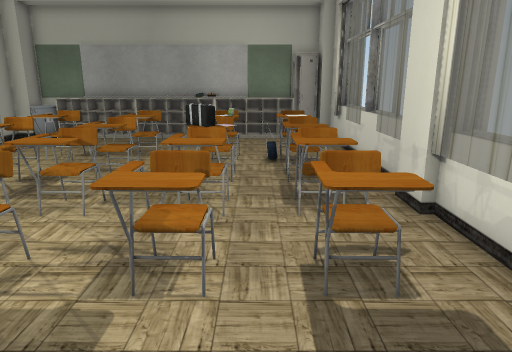
view 1 (above)

16 first-person views from a walk through a 3-D level made in the Unity game engine. The camera is 1.4 m above the floor, tilts 14° down and sees 70° across. The floor is counted in squares, 0.5 m on a side. Each view is taken from the middle of a square. On the plan, view 1 faces up. The plan holds only what a view shows up to about 20 squares ahead; the rest is blank. Door leaves are left out, so doorways stand open.

view 2
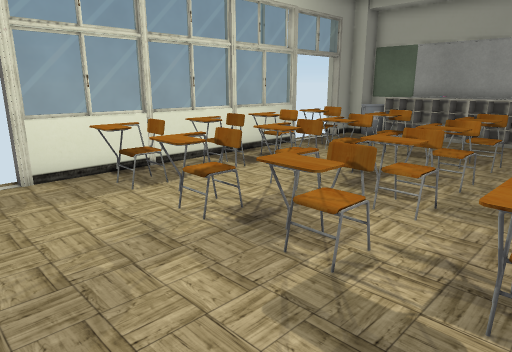

view 3
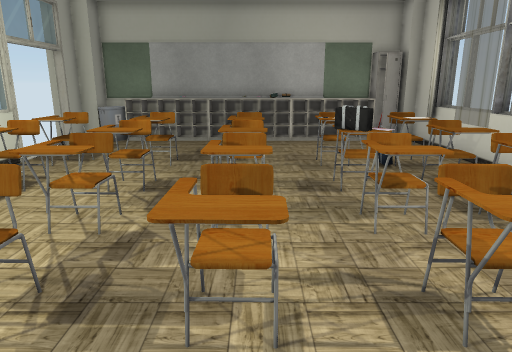

view 4
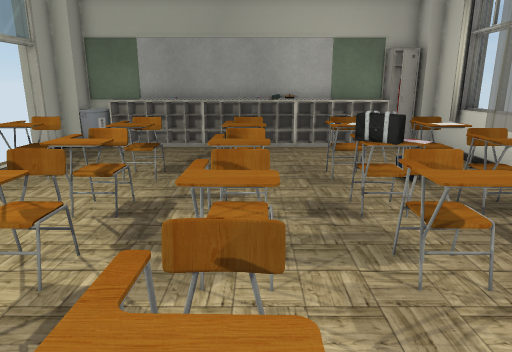

view 5
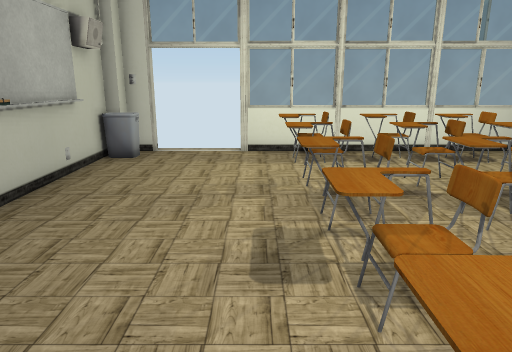

view 6
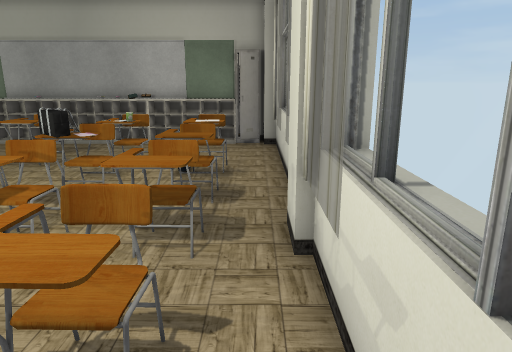

view 7
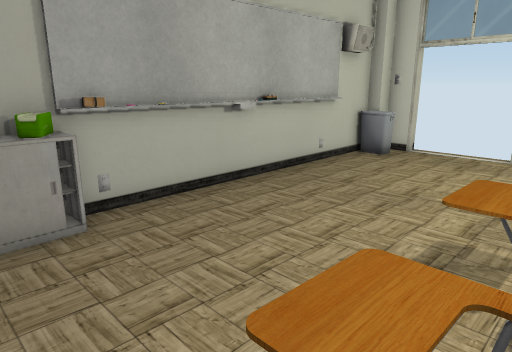

view 8
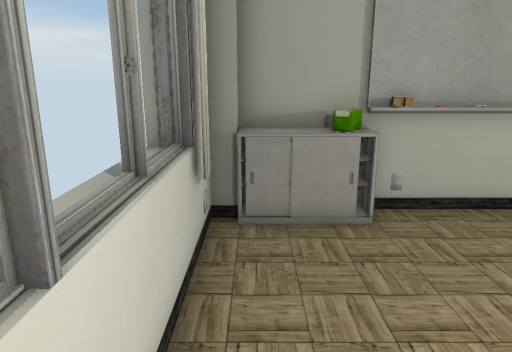

view 9
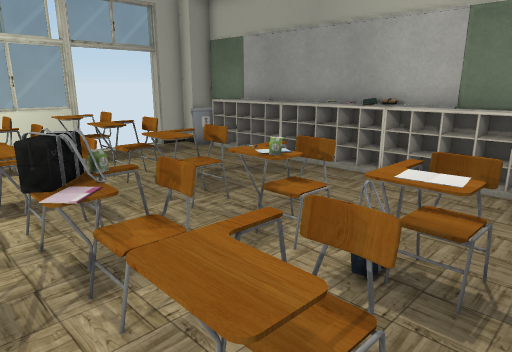

view 10
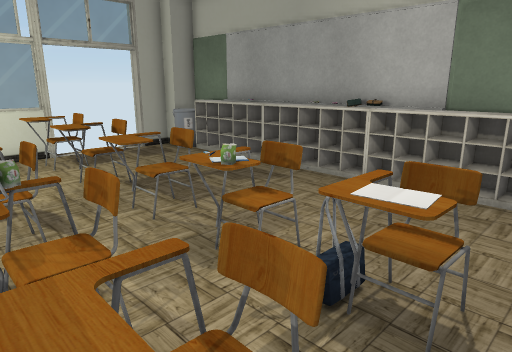

view 11
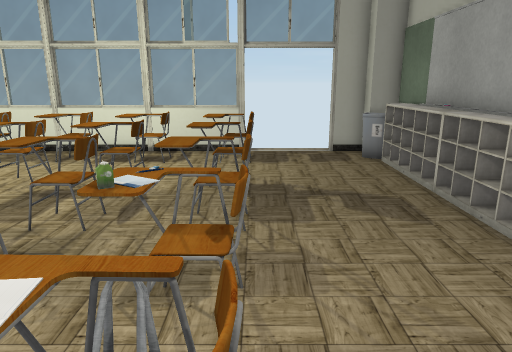

view 12
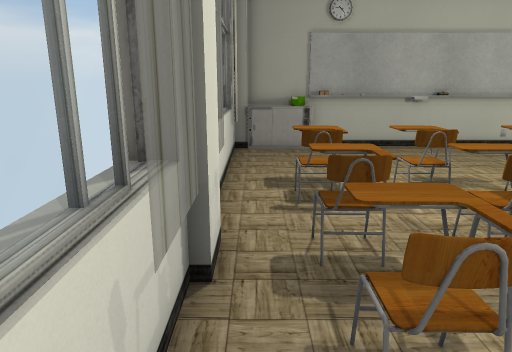

view 13
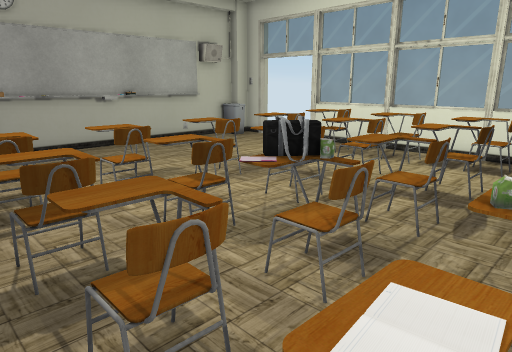

view 14
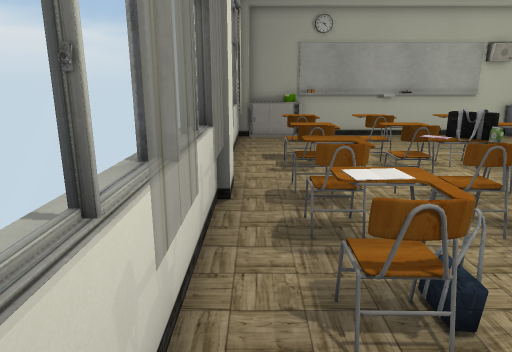

view 15
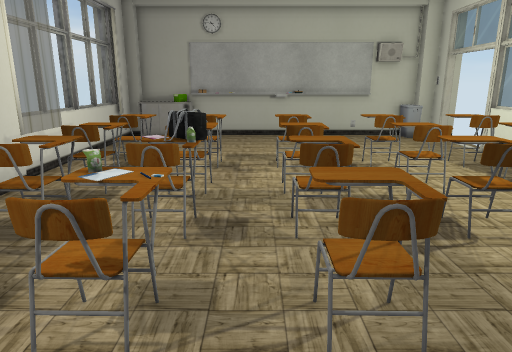

view 16
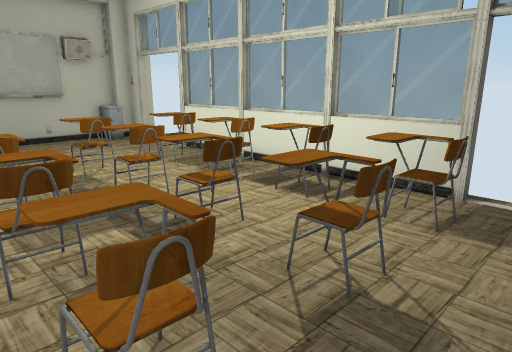

### Floor plan
Points are (right, up) in squares from view 1. A wall is a line through its corners. A room is listed if a view was taken in it or the views show most of it. See-through windows are left out.
Room 1 (views 1, 2, 3, 4, 5, 6, 7, 8, 9, 10, 11, 12, 13, 14, 15, 16)
walls: (4, 9.1) (4, 9.5) (4.6, 9.5); (4, 11.4) (4, 19.6); (4.2, 6.4) (4.2, 7.4); (4.5, 7.4) (3.9, 7.4); (-12.9, 8.5) (-12.9, 6.6); (3.9, 13.5) (4.5, 13.5); (4.2, 13) (4.2, 13.5); (-12.9, 12.5) (-12.9, 10.5); (-12.9, 4.5) (-12.9, 2.7); (-12.7, 14.5) (-12.7, 2.3); (4.2, 15.4) (4.2, 17.5); (4.2, 1.4) (4.2, 3); (-2.1, 20.4) (-2.6, 20.4); (0.6, -2) (0.6, -3.1); (-0.3, -2.7) (0.2, -2.7); (-7.9, 20.7) (-12, 20.7); (-9.4, -2.7) (0.7, -2.7) (1.1, -2.1) (1.5, -2.3); (2.1, 20.7) (-0.5, 20.7); (-12.7, 19.6) (-12.7, 18.2); (4, -2.5) (4, 7.5); (-12, -3) (3.5, -3)
low walls: (0.5, -2.1) (3.4, -2.1); (-10.7, 20) (-11.2, 19.1) (-11.8, 19.4); (-11.8, -1.7) (-11.1, -1.7) (-11.1, -2.8); (-11.8, -1.9) (-11.8, -2.8); (-11.3, 20.4) (-11.8, 19.5)
ways out: open door at (-13, 0.5); open door at (-13, 16.5)
objects: chair (-11, 4) to (-11, 6); chair (-11, 7) to (-10, 7); chair (-11, 9) to (-10, 9); chair (-11, 10) to (-10, 10); chair (-11, 12); chair (-11, 13) to (-11, 15); shelf (-10, 20) to (-6, 20); chair (-8, 4) to (-7, 6); chair (-8, 7) to (-7, 9); chair (-8, 10) to (-7, 12); chair (-8, 13) to (-7, 15); chair (-5, 4) to (-4, 6); chair (-5, 7) to (-4, 9); chair (-5, 10) to (-4, 12); chair (-5, 13) to (-4, 15); shelf (-5, 20) to (-2, 20); chair (-2, 4) to (-1, 6); chair (-2, 10) to (-1, 12); chair (-2, 13) to (-1, 15); chair (-1, 9); other object (-1, 10); other object (-1, 13); shelf (-1, 20) to (1, 20); chair (1, 4) to (2, 6); chair (1, 7) to (2, 9); chair (1, 10) to (2, 12); other object (1, 13) to (1, 14); chair (1, 15) to (2, 15); chair (2, 13); locker (2, 19) to (3, 20); curtain (4, 8); pillar (5, 8)

Positions as (right, up) in squares from view 1, and headings:
1: (0, 0), facing up
2: (-1, 0), facing up-left
3: (-4, 1), facing up
4: (-4, 3), facing up
5: (3, 3), facing left
6: (3, 2), facing up
7: (3, 5), facing down-left
8: (3, 5), facing down
9: (3, 9), facing up-left
10: (3, 10), facing up-left
11: (3, 15), facing left
12: (3, 14), facing down
13: (3, 14), facing down-left
14: (3, 18), facing down
15: (-3, 18), facing down
16: (-3, 17), facing down-left
